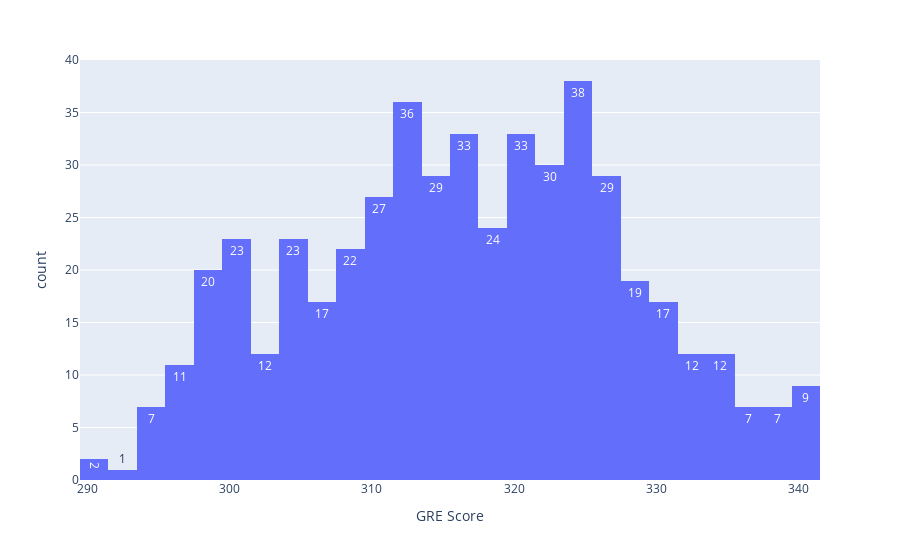

Notebook source saved alongside this figure:
### Code cell
px.histogram(df,x='GRE Score',text_auto=True)

### Figure 1 — Plotly figure (JSON) as saved in the notebook; plotly's stock layout.template omitted (floating-point values rounded to 4 significant figures; data arrays with more than 128 entries replaced by an {"elided": "..."} marker saying what was removed)
{"data": [{"alignmentgroup": "True", "bingroup": "x", "hovertemplate": "GRE Score=%{x}<br>count=%{y}<extra></extra>", "legendgroup": "", "marker": {"color": "#636efa", "pattern": {"shape": ""}}, "name": "", "offsetgroup": "", "orientation": "v", "showlegend": false, "texttemplate": "%{value}", "type": "histogram", "x": {"elided": "500 int values"}, "xaxis": "x", "yaxis": "y"}], "layout": {"barmode": "relative", "legend": {"tracegroupgap": 0}, "margin": {"t": 60}, "xaxis": {"anchor": "y", "domain": [0, 1], "title": {"text": "GRE Score"}}, "yaxis": {"anchor": "x", "domain": [0, 1], "title": {"text": "count"}}}}
